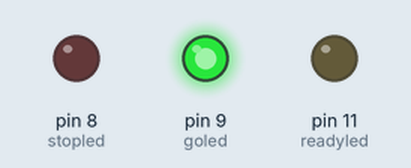
Bench run of a sketch on a simulated Arduino Uno, built with avr-gcc and run on an emulated ATmega328P. On the bench: output pins drawn as LEDs (lit = HIGH).

Above: at 3.6 s.
At 8.87 s:
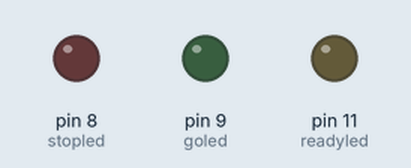
At 14.5 s:
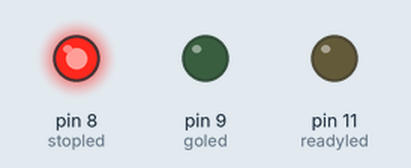
At 19.5 s:
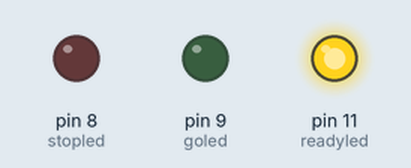
Timing chart, 0 to 27.3 s (numbered marks = the images above):
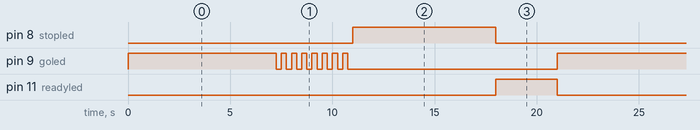

Measured:
- by itself, pin 8 (stopled): alternates HIGH for 7.0 s and LOW for 14.0 s
- by itself, pin 9 (goled): repeats every 21.0 s: 7 × (LOW 0.25 s, HIGH 0.25 s), LOW 10.3 s, HIGH 7.3 s
- by itself, pin 11 (readyled): alternates HIGH for 3.0 s and LOW for 18.0 s

The sketch:

traffic_light.ino
```cpp
int goled = 9; //Traffic light Led’s and pins
int readyled = 11;
int stopled = 8;

void setup(){
pinMode(goled, OUTPUT); //Pinmodes of the leds
pinMode(readyled, OUTPUT);
pinMode(stopled, OUTPUT);

}
void loop(){
digitalWrite(goled, HIGH); //Green on for 7 seconds

delay(7000);
// flash the ped green
for (int x=0; x<8; x++) {
digitalWrite(goled, HIGH);
delay(250);
digitalWrite(goled, LOW);
delay(250);
}
digitalWrite(goled, LOW); //Green off,

digitalWrite(stopled, HIGH); // red on

delay(7000);
// flash the green

digitalWrite(stopled, LOW);//red off,yellow on,ped red on,
digitalWrite(readyled, HIGH);

delay(3000);
digitalWrite(readyled, LOW);//yellow off,pedgreen off

}
```
